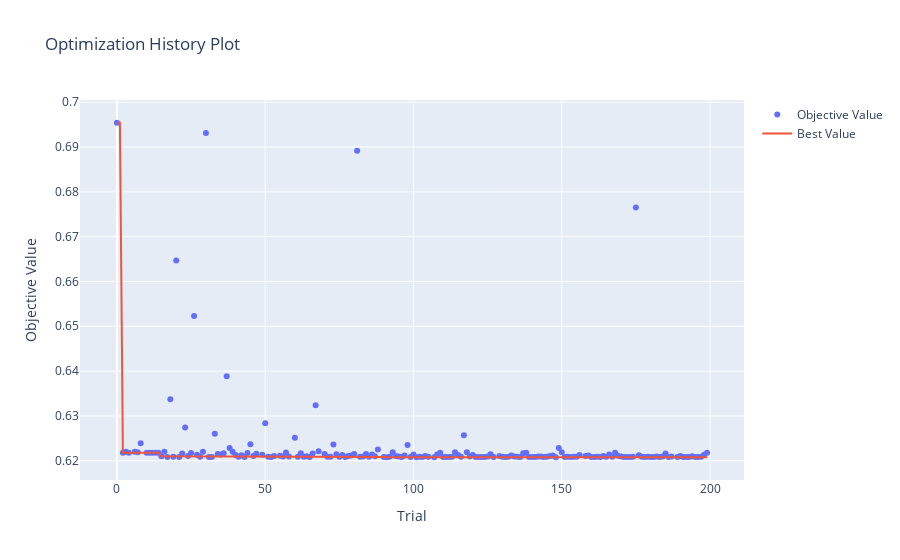

Notebook code for this chart:
### Code cell
optuna.visualization.plot_optimization_history(study_best_features)

### Figure 1 — Plotly figure (JSON) as saved in the notebook; plotly's stock layout.template omitted (floating-point values rounded to 4 significant figures; data arrays with more than 128 entries replaced by an {"elided": "..."} marker saying what was removed)
{"data": [{"mode": "markers", "name": "Objective Value", "type": "scatter", "x": {"elided": "188 int values"}, "y": {"elided": "188 float values"}}, {"mode": "lines", "name": "Best Value", "type": "scatter", "x": {"elided": "200 int values"}, "y": {"elided": "200 float values"}}, {"marker": {"color": "#cccccc"}, "mode": "markers", "name": "Infeasible Trial", "showlegend": false, "type": "scatter", "x": [], "y": []}], "layout": {"title": {"text": "Optimization History Plot"}, "xaxis": {"title": {"text": "Trial"}}, "yaxis": {"title": {"text": "Objective Value"}}}}
